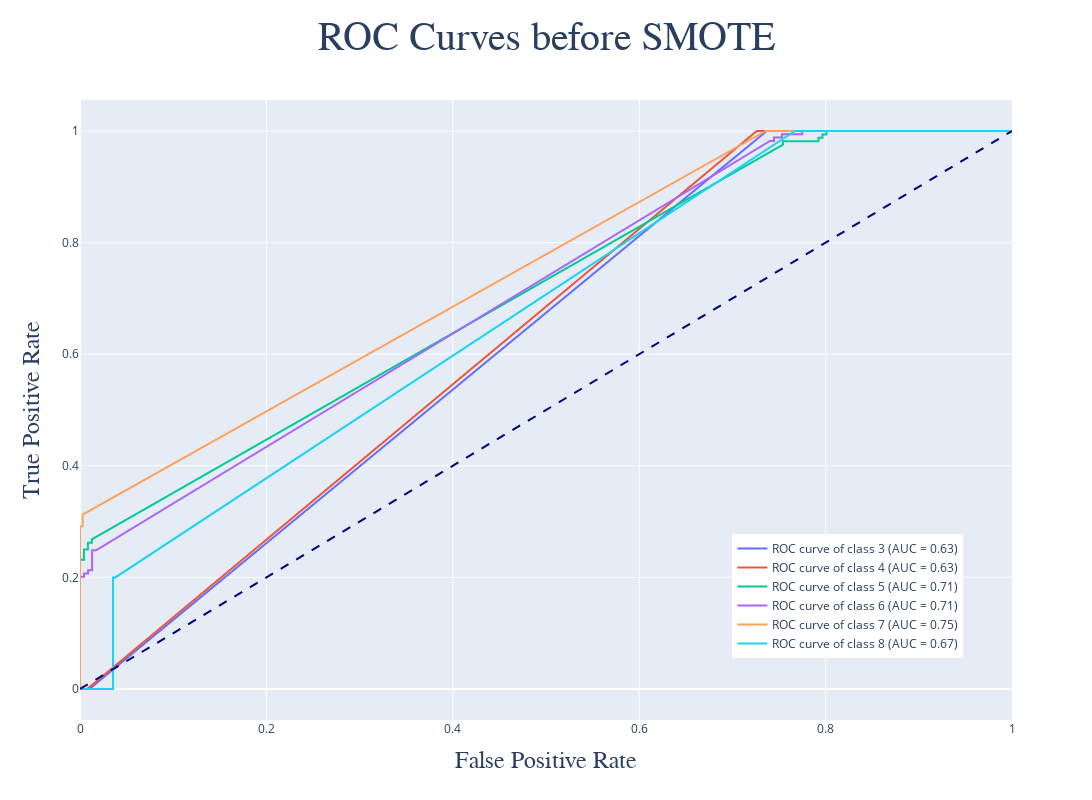

Notebook code for this chart:
### Code cell
y_pred_proba = model.predict_proba(x_test_red)

y_test_bin = label_binarize(y_test_red, classes = model.classes_)

fpr = dict()
tpr = dict()
roc_auc = dict()

for i in range(len(model.classes_)):
    fpr[i], tpr[i], _ = roc_curve(y_test_bin[:, i], y_pred_proba[:, i])
    roc_auc[i] = auc(fpr[i], tpr[i])

fpr["micro"], tpr["micro"], _ = roc_curve(y_test_bin.ravel(), y_pred_proba.ravel())
roc_auc["micro"] = auc(fpr["micro"], tpr["micro"])

fig = go.Figure()
class_names = ["3", "4", "5", "6", "7", "8"]

for i in range(len(class_names)):
    fig.add_trace(
        go.Scatter(
            x = fpr[i], y = tpr[i],
            mode = 'lines',
            line = dict(width = 2),
            name = 'ROC curve of class {} (AUC = {:.2f})'.format(class_names[i], roc_auc[i])
        )
    )

fig.add_trace(
    go.Scatter(
        x = [0, 1], y = [0, 1],
        mode = 'lines',
        line = dict(color = 'navy', width = 2, dash = 'dash'),
        showlegend = False
    )
)

fig.update_layout(
    title = {
        'text': 'ROC Curves before SMOTE',
        'x': 0.5,
        'font': {
            'size': 40, 'family': 'Gulliver'
        }
    },
    xaxis_title = {
        'text': 'False Positive Rate',
        'font': {
            'size': 24, 'family': 'Gulliver'
        }
    },
    yaxis_title = {
        'text': 'True Positive Rate',
        'font': {
            'size': 24, 'family': 'Gulliver'
        }
    },
    width = 1200, height = 800,
    legend = dict(x = 0.7, y = 0.1),
)

fig.show()

### Figure 1 — Plotly figure (JSON) as saved in the notebook; plotly's stock layout.template omitted (floating-point values rounded to 4 significant figures)
{"data": [{"line": {"width": 2}, "mode": "lines", "name": "ROC curve of class 3 (AUC = 0.63)", "type": "scatter", "x": [0, 0.002506, 0.01003, 0.7368, 0.8195, 0.8271, 0.8321, 0.9023, 0.9073, 0.985, 0.99, 1], "y": [0, 0, 0, 1, 1, 1, 1, 1, 1, 1, 1, 1]}, {"line": {"width": 2}, "mode": "lines", "name": "ROC curve of class 4 (AUC = 0.63)", "type": "scatter", "x": [0, 0.002584, 0.007752, 0.7261, 0.801, 0.8088, 0.8217, 0.8269, 0.8941, 0.8992, 0.938, 0.9432, 1], "y": [0, 0, 0, 1, 1, 1, 1, 1, 1, 1, 1, 1, 1]}, {"line": {"width": 2}, "mode": "lines", "name": "ROC curve of class 5 (AUC = 0.71)", "type": "scatter", "x": [0, 0, 0, 0, 0, 0.004237, 0.004237, 0.008475, 0.008475, 0.01271, 0.01271, 0.7542, 0.7542, 0.7924, 0.7924, 0.7966, 0.7966, 0.8008, 0.8008, 0.8644, 0.8729, 0.9534, 0.9661, 0.9873, 0.9958, 1], "y": [0, 0.006098, 0.03049, 0.04268, 0.2317, 0.2317, 0.25, 0.25, 0.2622, 0.2622, 0.2683, 0.9756, 0.9817, 0.9817, 0.9878, 0.9878, 0.9939, 0.9939, 1, 1, 1, 1, 1, 1, 1, 1]}, {"line": {"width": 2}, "mode": "lines", "name": "ROC curve of class 6 (AUC = 0.71)", "type": "scatter", "x": [0, 0, 0, 0, 0, 0.004329, 0.004329, 0.008658, 0.008658, 0.01299, 0.01299, 0.01732, 0.7403, 0.7446, 0.7446, 0.7532, 0.7532, 0.7749, 0.7749, 0.9048, 0.9134, 0.9524, 0.9654, 0.987, 0.9957, 1], "y": [0, 0.005917, 0.09467, 0.1065, 0.2012, 0.2012, 0.2071, 0.2071, 0.213, 0.213, 0.2485, 0.2485, 0.9822, 0.9822, 0.9882, 0.9882, 0.9941, 0.9941, 1, 1, 1, 1, 1, 1, 1, 1]}, {"line": {"width": 2}, "mode": "lines", "name": "ROC curve of class 7 (AUC = 0.75)", "type": "scatter", "x": [0, 0, 0, 0, 0, 0.002841, 0.002841, 0.7358, 0.8864, 0.892, 0.9432, 0.9489, 1], "y": [0, 0.04167, 0.1042, 0.1667, 0.2917, 0.2917, 0.3125, 1, 1, 1, 1, 1, 1]}, {"line": {"width": 2}, "mode": "lines", "name": "ROC curve of class 8 (AUC = 0.67)", "type": "scatter", "x": [0, 0.002532, 0.01519, 0.02278, 0.02785, 0.03544, 0.03544, 0.03797, 0.7671, 0.8937, 0.8987, 0.9494, 0.9544, 1], "y": [0, 0, 0, 0, 0, 0, 0.2, 0.2, 1, 1, 1, 1, 1, 1]}, {"line": {"color": "navy", "dash": "dash", "width": 2}, "mode": "lines", "showlegend": false, "type": "scatter", "x": [0, 1], "y": [0, 1]}], "layout": {"height": 800, "legend": {"x": 0.7, "y": 0.1}, "title": {"font": {"family": "Gulliver", "size": 40}, "text": "ROC Curves before SMOTE", "x": 0.5}, "width": 1200, "xaxis": {"title": {"font": {"family": "Gulliver", "size": 24}, "text": "False Positive Rate"}}, "yaxis": {"title": {"font": {"family": "Gulliver", "size": 24}, "text": "True Positive Rate"}}}}
